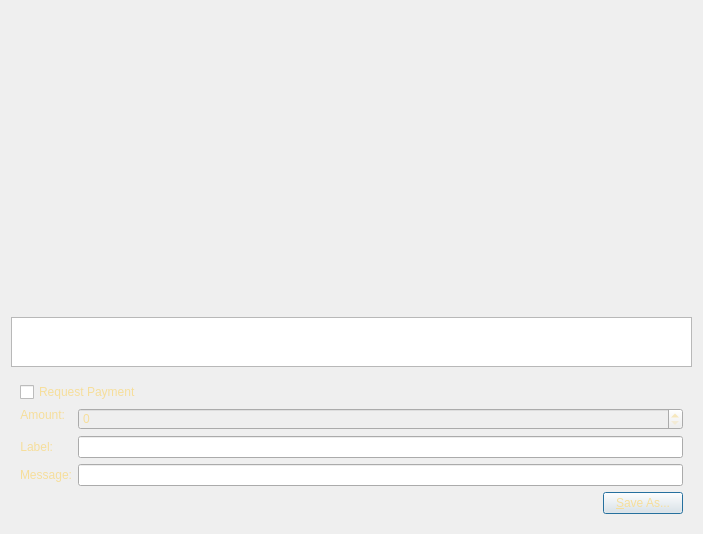
<?xml version="1.0" encoding="UTF-8"?>
<ui version="4.0">
 <class>QRCodeDialog</class>
 <widget class="QDialog" name="QRCodeDialog">
  <property name="geometry">
   <rect>
    <x>0</x>
    <y>0</y>
    <width>703</width>
    <height>524</height>
   </rect>
  </property>
  <property name="windowTitle">
   <string>QR Code Dialog</string>
  </property>
  <property name="styleSheet">
   <string notr="true">background-image: url(:/images/bg2);
color: rgb(246, 222, 155);</string>
  </property>
  <layout class="QVBoxLayout" name="verticalLayout_3">
   <item>
    <widget class="QLabel" name="lblQRCode">
     <property name="sizePolicy">
      <sizepolicy hsizetype="Expanding" vsizetype="Expanding">
       <horstretch>0</horstretch>
       <verstretch>0</verstretch>
      </sizepolicy>
     </property>
     <property name="minimumSize">
      <size>
       <width>300</width>
       <height>300</height>
      </size>
     </property>
     <property name="textFormat">
      <enum>Qt::PlainText</enum>
     </property>
     <property name="alignment">
      <set>Qt::AlignCenter</set>
     </property>
     <property name="wordWrap">
      <bool>true</bool>
     </property>
    </widget>
   </item>
   <item>
    <widget class="QPlainTextEdit" name="outUri">
     <property name="sizePolicy">
      <sizepolicy hsizetype="Expanding" vsizetype="Minimum">
       <horstretch>0</horstretch>
       <verstretch>0</verstretch>
      </sizepolicy>
     </property>
     <property name="minimumSize">
      <size>
       <width>0</width>
       <height>50</height>
      </size>
     </property>
     <property name="tabChangesFocus">
      <bool>true</bool>
     </property>
     <property name="textInteractionFlags">
      <set>Qt::TextSelectableByKeyboard|Qt::TextSelectableByMouse</set>
     </property>
    </widget>
   </item>
   <item>
    <widget class="QWidget" name="widget" native="true">
     <layout class="QVBoxLayout" name="verticalLayout_2">
      <item>
       <widget class="QCheckBox" name="chkReqPayment">
        <property name="enabled">
         <bool>true</bool>
        </property>
        <property name="text">
         <string>Request Payment</string>
        </property>
       </widget>
      </item>
      <item>
       <layout class="QFormLayout" name="formLayout">
        <property name="fieldGrowthPolicy">
         <enum>QFormLayout::AllNonFixedFieldsGrow</enum>
        </property>
        <item row="1" column="0">
         <widget class="QLabel" name="lblLabel">
          <property name="text">
           <string>Label:</string>
          </property>
          <property name="textFormat">
           <enum>Qt::PlainText</enum>
          </property>
          <property name="alignment">
           <set>Qt::AlignRight|Qt::AlignTrailing|Qt::AlignVCenter</set>
          </property>
          <property name="buddy">
           <cstring>lnLabel</cstring>
          </property>
         </widget>
        </item>
        <item row="1" column="1">
         <widget class="QLineEdit" name="lnLabel"/>
        </item>
        <item row="2" column="0">
         <widget class="QLabel" name="lblMessage">
          <property name="text">
           <string>Message:</string>
          </property>
          <property name="textFormat">
           <enum>Qt::PlainText</enum>
          </property>
          <property name="alignment">
           <set>Qt::AlignRight|Qt::AlignTrailing|Qt::AlignVCenter</set>
          </property>
          <property name="buddy">
           <cstring>lnMessage</cstring>
          </property>
         </widget>
        </item>
        <item row="2" column="1">
         <widget class="QLineEdit" name="lnMessage"/>
        </item>
        <item row="0" column="0">
         <widget class="QLabel" name="lblAmount">
          <property name="sizePolicy">
           <sizepolicy hsizetype="Preferred" vsizetype="Maximum">
            <horstretch>0</horstretch>
            <verstretch>0</verstretch>
           </sizepolicy>
          </property>
          <property name="text">
           <string>Amount:</string>
          </property>
          <property name="textFormat">
           <enum>Qt::PlainText</enum>
          </property>
          <property name="alignment">
           <set>Qt::AlignRight|Qt::AlignTrailing|Qt::AlignVCenter</set>
          </property>
          <property name="buddy">
           <cstring>lnReqAmount</cstring>
          </property>
         </widget>
        </item>
        <item row="0" column="1">
         <widget class="BitcoinAmountField" name="lnReqAmount">
          <property name="enabled">
           <bool>false</bool>
          </property>
          <property name="minimumSize">
           <size>
            <width>80</width>
            <height>0</height>
           </size>
          </property>
         </widget>
        </item>
       </layout>
      </item>
      <item>
       <layout class="QHBoxLayout" name="horizontalLayout">
        <item>
         <spacer name="horizontalSpacer">
          <property name="orientation">
           <enum>Qt::Horizontal</enum>
          </property>
          <property name="sizeHint" stdset="0">
           <size>
            <width>40</width>
            <height>20</height>
           </size>
          </property>
         </spacer>
        </item>
        <item>
         <widget class="QPushButton" name="btnSaveAs">
          <property name="text">
           <string>&amp;Save As...</string>
          </property>
         </widget>
        </item>
       </layout>
      </item>
     </layout>
    </widget>
   </item>
  </layout>
 </widget>
 <customwidgets>
  <customwidget>
   <class>BitcoinAmountField</class>
   <extends>QSpinBox</extends>
   <header>bitcoinamountfield.h</header>
   <container>1</container>
  </customwidget>
 </customwidgets>
 <resources/>
 <connections>
  <connection>
   <sender>chkReqPayment</sender>
   <signal>clicked(bool)</signal>
   <receiver>lnReqAmount</receiver>
   <slot>setEnabled(bool)</slot>
   <hints>
    <hint type="sourcelabel">
     <x>92</x>
     <y>285</y>
    </hint>
    <hint type="destinationlabel">
     <x>98</x>
     <y>311</y>
    </hint>
   </hints>
  </connection>
 </connections>
</ui>
